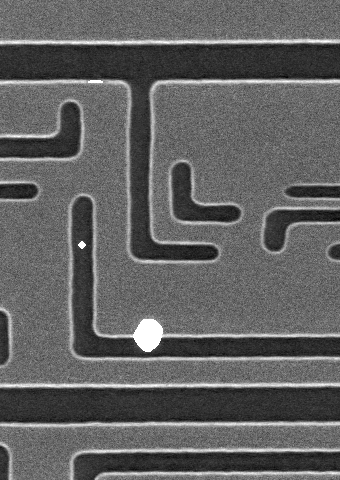
#> input picture data/examples/case1_inspected_image_combined.tif, 340 x 480 px, given in place of case1_inspected_image_combined.tif_inspected_image.tif, which was not available
$ python data_generation.py -i data/examples/case1_inspected_image_combined.tif
#> lines starting #> are read from the running program, lines starting #| are printed output that depends on the picture; pictures that were not available may be replaced by others from this repository, and a replacement may not be noted
### images_alignment.py
import PIL.Image as Image
import numpy as np
import os
import matplotlib.pyplot as plt
import scipy.signal

def align_images(im1, im2):
    # get rid of the averages, otherwise the results are not good
    im1_0 = im1 - np.mean(im1)
    im2_0 = im2 - np.mean(im2)

    # calculate the correlation image; note the flipping of onw of the images
    corr_11 = scipy.signal.fftconvolve(im1_0, im1_0[::-1,::-1], mode='same')
    corr_12 = scipy.signal.fftconvolve(im1_0, im2_0[::-1,::-1], mode='same')

    d_11 = np.unravel_index(np.argmax(corr_11), corr_11.shape)
    d_12 = np.unravel_index(np.argmax(corr_12), corr_12.shape)

    return np.array(d_11) - np.array(d_12)


def trim_image(image, delta, first_image=True):
    if not first_image:
        delta = -delta

    dx_s, dx_e = (0, -delta[0]) if delta[0] > 0 else (-delta[0], image.shape[0])
    dy_s, dy_e = (0, -delta[1]) if delta[1] > 0 else (-delta[1], image.shape[1])

    return image[dx_s: dx_e, dy_s: dy_e]

# [18 lines that do not run on import are left out]

### data_generation.py
import argparse
import PIL.Image as Image
from PIL import ImageChops
import numpy as np
import os
import random
import copy
import glob
from images_alignment import align_images, trim_image
from tqdm import tqdm

inspect_extension = "inspected_image.tif"
reference_extension = "reference_image.tif"
gt_mask_extension = "inspected_image_mask.png"


# [72 lines left out: functions mask_augmentation, shift_reference, reference_modification, add_errors_to_gt_image, not called in this run]


def generate_gt_from_example_image(args, inspect_fn, reference_fn, gt_mask_fn):
    example_image = np.asarray(Image.open(inspect_fn))
#> example_image is the input picture: shape (480, 340, 4); mean R, G, B, A 97.5, 97.5, 97.5, 255
    reference_image = np.asarray(Image.open(reference_fn))
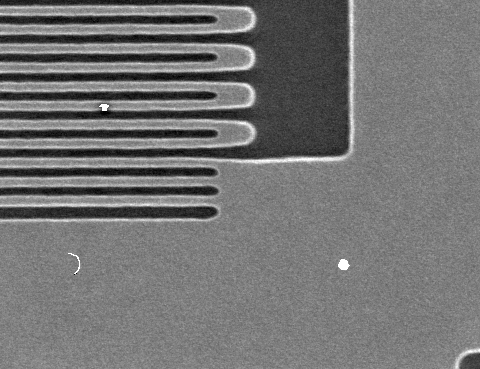
#> input picture data/examples/case2_inspected_image_combined.tif, 480 x 369 px, given in place of case1_inspected_image_combined.tif_reference_image.tif, which was not available
#> reference_image is the input picture: shape (369, 480, 4); mean R, G, B, A 115.5, 115.5, 115.5, 255
    mask_img = np.asarray(Image.open(gt_mask_fn))[:, :, :3]
    case = os.path.basename(inspect_fn).split('_')[0]

    delta = align_images(example_image, reference_image)
#> in align_images, `corr_11 = scipy.signal.fftconvolve(im1_0, im1_0[::-1,::-1], mode='same')`:
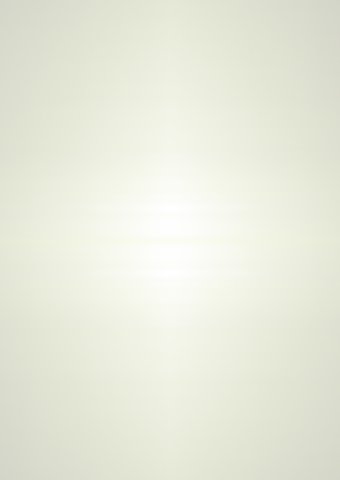
#> corr_11: shape (480, 340, 4) float64; mean R, G, B, A 277734921.9, 416602382.8, -565588990.8, -704456451.7; transparent parts drawn white
#> in align_images, `d_11 = np.unravel_index(np.argmax(corr_11), corr_11.shape)`: d_11 = (240, 170, 1)
#> in align_images, `d_12 = np.unravel_index(np.argmax(corr_12), corr_12.shape)`: d_12 = (220, 232, 1)
#> delta = [20, -62, 0]
    example_image_trimmed = trim_image(example_image, delta, first_image=True)
#> in trim_image, `dx_s, dx_e = (0, -delta[0]) if delta[0] > 0 else (-delta[0], image.sha..`: dx_s = 0; dx_e = -20
#> in trim_image, `dy_s, dy_e = (0, -delta[1]) if delta[1] > 0 else (-delta[1], image.sha..`: dy_s = 62; dy_e = 340
#> in trim_image, `return image[dx_s: dx_e, dy_s: dy_e]`:
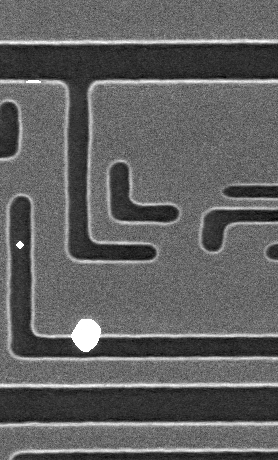
#> returned value: shape (460, 278, 4); mean of channels 0, 1, 2, 3 97.4, 97.4, 97.4, 255; drawn as R, G, B
    reference_image_trimmed = trim_image(reference_image, delta, first_image=False)
#> call 2 of trim_image, with delta = array of shape (3,), first_image = False
#> in trim_image (call 2), `delta = -delta`: delta = [-20, 62, 0]
#> in trim_image (call 2), `dx_s, dx_e = (0, -delta[0]) if delta[0] > 0 else (-delta[0], image.sha..`: dx_s = 20; dx_e = 369
#> in trim_image (call 2), `dy_s, dy_e = (0, -delta[1]) if delta[1] > 0 else (-delta[1], image.sha..`: dy_s = 0; dy_e = -62
#> in trim_image (call 2), `return image[dx_s: dx_e, dy_s: dy_e]`:
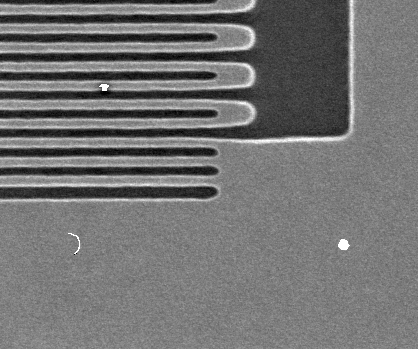
#> returned value: shape (349, 418, 4); mean of channels 0, 1, 2, 3 114.8, 114.8, 114.8, 255; drawn as R, G, B
    mask_img_trimmed = trim_image(mask_img[..., 0], delta, first_image=True)
#> call 3 of trim_image, with delta = array of shape (3,), first_image = True
#> in trim_image (call 3), `dx_s, dx_e = (0, -delta[0]) if delta[0] > 0 else (-delta[0], image.sha..`: dx_s = 0; dx_e = -20
#> in trim_image (call 3), `dy_s, dy_e = (0, -delta[1]) if delta[1] > 0 else (-delta[1], image.sha..`: dy_s = 62; dy_e = 480
#> in trim_image (call 3), `return image[dx_s: dx_e, dy_s: dy_e]`:
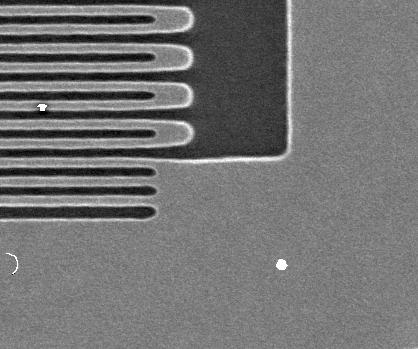
#> returned value: shape (349, 418); min 0, max 255, mean 114.9

#> (the run stopped early here; a loop or call above may not have finished)
